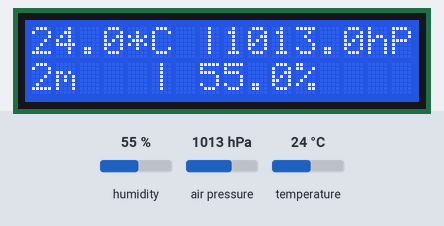
Simulated run of this sketch. Board: ESP8266 (NodeMCU). Shown: 16×2 character LCD. Inputs (shaded band) come from the test bench; at power-on: humidity 55 %, air pressure 1013 hPa, temperature 24 °C. WiFi joins after 1.5 s; servers stay silent unless stated; not simulated (calls return 0 or success): wifi_secret.h; what the sketch prints to the serial monitor is not drawn.

Above: at 4.6 s.
4.7 s: humidity set to 22 %
At 9.1 s:
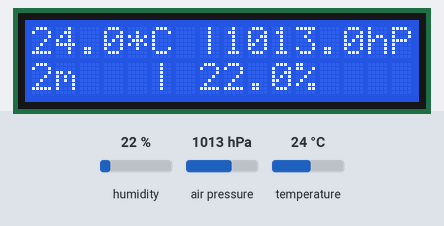
9.5 s: air pressure set to 952 hPa
At 13.2 s:
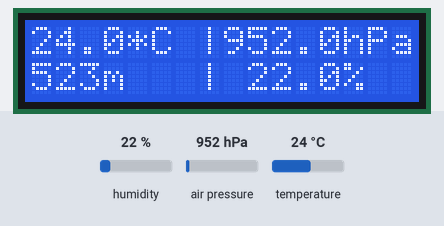
13.5 s: air pressure set to 1014 hPa
At 16.5 s:
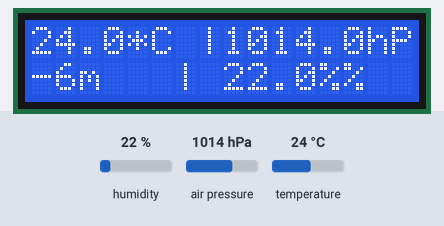
17.5 s: temperature set to 12 °C
At 20.7 s:
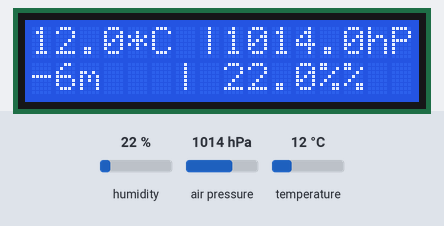
Timing chart, 0 to 22.2 s (numbered marks = the images above; inputs shaded):
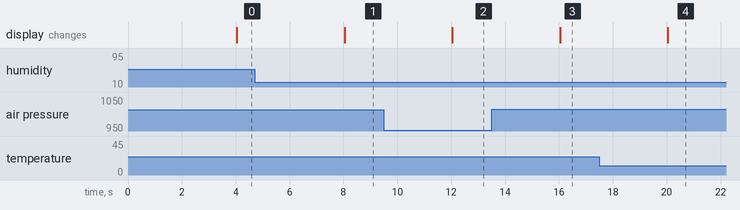

Measured:
- after the input at 4.7 s, the display: changes after 3.3 s (image 1)
- after the input at 9.5 s, the display: changes after 2.5 s (image 2)
- after the input at 13.5 s, the display: changes after 2.5 s (image 3)
- after the input at 17.5 s, the display: changes after 2.5 s (image 4)

The sketch:

weather-station.ino
```cpp
/*************************
  Dana Simmons
  2019
  Version 1.3
 ************************/

#include <Wire.h>
#include <Adafruit_Sensor.h>
#include <Adafruit_BME280.h>
#include <LiquidCrystal_I2C.h>
#include <ESP8266WiFi.h>
#include <ESP8266WebServerSecure.h>
#include <ESP8266WebServer.h>
#include <ArduinoJson.h>
#include "Sample.h"
/***********************************/
/* Configuration section           */

// Create wifi_secret.h with wifi_ssid and wifi_pass char arrays
#include "wifi_secret.h"

const bool LCD_ENABLE = true;
const int LCD_ADDRESS = 0x27;
const int BME_ADDRESS = 0x76;

const int LCD_WIDTH = 16;
const int LCD_ROWS = 2;
const int LOG_INTERVAL = 4000; //ms

const float SEALEVELPRESSURE_HPA = 1013.25;

/* Initialize Global State */

Adafruit_BME280 bme;

LiquidCrystal_I2C lcd(LCD_ADDRESS,LCD_WIDTH,LCD_ROWS);

WiFiClient client;

unsigned long LAST_LOG = millis();
ESP8266WebServerSecure secure_server(443);
ESP8266WebServer server(80);
void setup() {
    Serial.begin(9600);
    while(!Serial);    // time to get serial running
    Serial.println(F("BME280 test"));

    unsigned status;

    Wire.begin(0,2); // Set I2C sda & sck pins
    status = bme.begin(BME_ADDRESS,&Wire);

    if(LCD_ENABLE){
      lcd.init();
      lcd.backlight();
      lcd.setCursor(0,0);
      lcd.print("Init...");
    }
    // You can also pass in a Wire library object like &Wire2
    // status = bme.begin(0x76, &Wire2)
    if (!status) {
        Serial.println("Could not find a valid BME280 sensor, check wiring, address, sensor ID!");
        Serial.print("SensorID was: 0x"); Serial.println(bme.sensorID(),16);
        Serial.print("        ID of 0xFF probably means a bad address, a BMP 180 or BMP 085\n");
        Serial.print("   ID of 0x56-0x58 represents a BMP 280,\n");
        Serial.print("        ID of 0x60 represents a BME 280.\n");
        Serial.print("        ID of 0x61 represents a BME 680.\n");
        if(LCD_ENABLE){
          lcd.print("Err");
        }
        while (1) delay(10);
    }

    // Setup WiFi connection next
    //
    Serial.printf("Connecting to %s", wifi_ssid);
    WiFi.begin(wifi_ssid, wifi_pass);
    while(WiFi.status() != WL_CONNECTED){
      delay(500);
      Serial.print(".");
    }

    // When doen with that loop, we are connected

    Serial.print(" CONNECTED:");
    Serial.println(WiFi.localIP());

    Serial.println();
    Serial.println("Starting web server...");

//    secure_server.getServer().setServerKeyAndCert_P(rsakey, sizeof(rsakey), x509, sizeof(x509));
//    secure_server.on("/",handleRoot);
//    secure_server.on("/i",handleImperial);
//    secure_server.begin();

    server.on("/",handleRoot);
    server.on("/i",handleImperial);
    server.begin();

    Serial.println("HTTP Started!");
}


void loop() {
    printValues();
    server.handleClient();
    secure_server.handleClient();
}

int buildJsonString(char *response_str, Sample *sample){
  // Build Json Document
  const int capacity = JSON_OBJECT_SIZE(5);

  StaticJsonDocument<capacity> json_response;
  json_response["temperature"] = sample->temperature;
  json_response["pressure"] = sample->pressure;
  json_response["altitude"] = sample->altitude;
  json_response["humidity"] = sample->humidity;
  json_response["time"] = millis();

  // Prepare string buffer for response
  int response_length = 1 + measureJson(json_response);
  // char response_str[response_length];
  serializeJson(json_response,response_str,response_length);

  return 0;
}

void handleNotFound() {
  //digitalWrite(led, 1);
  String message = "{\"error\":\"Not Found\"}";
  server.send(404, "application/json", message);
  //digitalWrite(led, 0);
}

void handleRoot(){
  Serial.println("Handling request: /");

  Sample sample = Sample(&bme,true);
  char response[240] = "";
  buildJsonString(response, &sample);
  // String response = buildJsonString(&sample);
  server.send(200,"application/json",response);

}

void handleImperial(){
  Serial.println("Handling request: /i");

  Sample sample = Sample(&bme,false);
  char response[240] = "";
  buildJsonString(response,&sample);
  // String response = buildJsonString(&sample);
  Serial.println(response);
  server.send(200,"application/json",response);

}

void printValues() {
    if(sinceLastLog() < LOG_INTERVAL){
      return;
    }
    LAST_LOG = millis();
    Serial.print("Temperature = ");
    String temp = String(bme.readTemperature(),1);
    String pres = String((bme.readPressure() / 100.0F),1);
    String alti = String(bme.readAltitude(SEALEVELPRESSURE_HPA),0);
    String humi = String(bme.readHumidity(),1);

    Serial.print(temp);
    Serial.println(" *C");

    if(LCD_ENABLE){
      lcd.setCursor(0,0);
      lcd.print(temp);
      lcd.print("*C |");
      lcd.print(pres);
      lcd.print("hPa ");
      lcd.setCursor(0,1);
      lcd.print(alti);
      lcd.print("m   | ");
      lcd.print(humi);
      lcd.print("%");
    }

    Serial.print("Pressure = ");

    Serial.print(bme.readPressure() / 100.0F);


    Serial.print("Approx. Altitude = ");
    Serial.print(bme.readAltitude(SEALEVELPRESSURE_HPA));
    Serial.println(" m");

    Serial.print("Humidity = ");
    Serial.print(bme.readHumidity());
    Serial.println(" %");

    Serial.println();
}

unsigned long sinceLastLog(){
  return millis() - LAST_LOG;
}
```

Sample.h
```cpp
/**********************
 * Sample class definitions
 * Dana Simmons 2020
 */


class Sample {
  public:
  Sample(Adafruit_BME280 *bme, bool METRIC);
  bool METRIC;
  float temperature;
  float pressure;
  float humidity;
  float altitude;
};
```

sample.ino
```cpp
/***********************
 * Sample class implementations
 * Dana Simmons 2019
 */


Sample::Sample(Adafruit_BME280 *bme, bool METRIC){

  if(METRIC){
    temperature = bme->readTemperature();
    pressure = bme->readPressure() / 100.0F;
    altitude = bme->readAltitude(SEALEVELPRESSURE_HPA);
    humidity = bme->readHumidity();
  }else{
    temperature = (bme->readTemperature() * 1.8) + 32;
    pressure = (bme->readPressure() / 100.0F) * 1.333;
    altitude = bme->readAltitude(SEALEVELPRESSURE_HPA) * 3.281 ;
    humidity = bme->readHumidity();
  }
}
```
